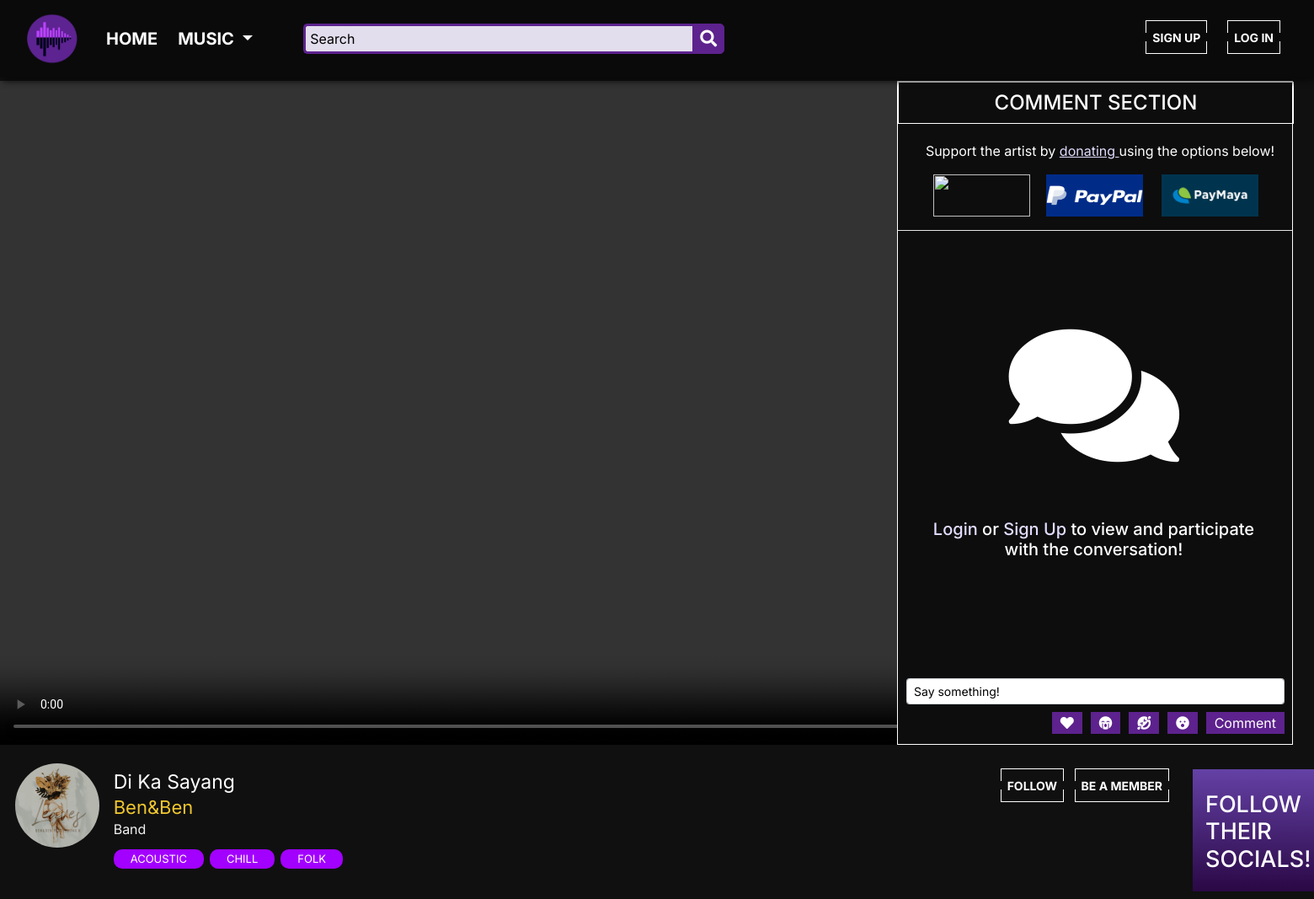
Screenshot of /video.php?video_id=8 with the database file from the repository.
### tables this page shows
CREATE TABLE `videos` (
  `video_id` int(11) NOT NULL,
  `musician_id` int(11) NOT NULL,
  `video_src` varchar(455) NOT NULL,
  `title` varchar(455) NOT NULL,
  `thumbnail` varchar(455) NOT NULL,
  `viewer_cnt` varchar(255) DEFAULT NULL,
  `stream_time` varchar(255) DEFAULT NULL,
  `price` varchar(255) NOT NULL
);

CREATE TABLE `musician` (
  `musician_id` int(11) NOT NULL,
  `username` varchar(455) NOT NULL,
  `about` text NOT NULL,
  `profile_pic` varchar(455) NOT NULL,
  `type` varchar(255) DEFAULT NULL,
  `followers` int(11) DEFAULT NULL
);

CREATE TABLE `genre` (
  `music_id` int(11) DEFAULT NULL,
  `stream_id` int(11) DEFAULT NULL,
  `video_id` int(11) DEFAULT NULL,
  `genre_id` int(11) NOT NULL,
  `genre` varchar(455) NOT NULL
);

### video.php (the view, shortened to what the rows shown need)
<!DOCTYPE html>
<html lang="en">
  <head>
    <link rel="stylesheet" href="https://stackpath.bootstrapcdn.com/bootstrap/4.5.2/css/bootstrap.min.css">
    <link rel="stylesheet" href="https://use.fontawesome.com/releases/v5.13.1/css/all.css">
    <link href="https://cdnjs.cloudflare.com/ajax/libs/slick-carousel/1.8.1/slick.css" rel="stylesheet">
    <link href="https://cdnjs.cloudflare.com/ajax/libs/slick-carousel/1.8.1/slick-theme.css" rel="stylesheet">
    <link rel="stylesheet" type="text/css" href="css/app1.css">
    <link rel="stylesheet" type="text/css" href="css/app2.css">
    <link rel="stylesheet" type="text/css" href="css/app3.css">
    <link rel="stylesheet" type="text/css" href="css/app4.css">
    <link rel="stylesheet" type="text/css" href="css/app5.css">
    <link rel="stylesheet" type="text/css" href="css/style.css">
    <link rel="stylesheet" type="text/css" href="css/style1.css">
     <link rel="stylesheet" type="text/css" href="css/style2.css">
     <link rel="stylesheet" type="text/css" href="css/footer.css">
  </head>
  <body>
        <div class="stream-details-container row">
          <?php
               $video_user = [];
                $servername = "localhost";
                $db_username = "root";
                $db_password = "";
                $database = "mellofi";
                $conn = mysqli_connect($servername, $db_username, $db_password, $database);
                $sql_video_user = "
                  SELECT
                  *
                  FROM
                  videos
                  INNER JOIN
                  musician
                  WHERE
                  `videos`.video_id = '".$_GET["video_id"]."'
                  AND
                  `videos`.musician_id = `musician`.musician_id
                ";
                $result_video_user = mysqli_query($conn, $sql_video_user);
                    while ($row = mysqli_fetch_assoc($result_video_user)) {
                      array_push($video_user, $row);
                    }
                    for ($index = 0; $index < count($video_user); $index++) {
                      echo '
            <div class="col-1">
            <a href="profile.php?musician_id='.$video_user[$index]["musician_id"].'"><img class="profile-img-live"src="upload/images/'.$video_user[$index]["profile_pic"].'" style="z-index: -1">
              </a>
          </div>
          <div class="col-11" style="margin-bottom: 20px">
              <p class="livestream-title">'.$video_user[$index]["title"].'</p>
              <a class="streamer" href="profile.php?musician_id='.$video_user[$index]["musician_id"].'" style="color: #EFC62E">'.$video_user[$index]["username"].'</a>
              <p class="type" style="text-transform: capitalize">'.$video_user[$index]["type"].'</p> ';
                    }
                    echo '<ul class="list-inline">';
              $genre = [];
              $sql_genre = "
               SELECT
                *
               FROM
                `videos`
              INNER JOIN
                `genre`
                ON
                `genre`.video_id = `videos`.video_id
               WHERE
                 `videos`.video_id = '".$_GET["video_id"]."'
                ";
                $result_genre = mysqli_query($conn, $sql_genre);
                while ($row = mysqli_fetch_assoc($result_genre)) {
                  array_push($genre, $row);
                }
                for ($index = 0; $index < count($genre); $index++) {
                  echo'<a href="'.$genre[$index]['genre'].'.php"><li class="list-inline-item genre-tag" style="text-transform: uppercase">'.$genre[$index]['genre'].'</li></a>';
                }
          if (isset($_SESSION['isLogin'])) {
             if ($_SESSION['isLogin'] == "true") {
                $sql_musician = "
                  SELECT
                   *
                   FROM
                    `musician`
                   INNER JOIN
                    `videos`
                   ON
                    `musician`.username = '".$_SESSION['username']."'
                   WHERE
                    `videos`.video_id = '".$_GET['video_id']."'
                   AND
                    `videos`.musician_id = `musician`.musician_id;
                  ";
                $result_musician = mysqli_query($conn, $sql_musician);
                $count = mysqli_num_rows($result_musician);
                if ($count <= 0) {
                     echo' </ul>
              <ul class="list-inline" id="follow-unfollow"style="float: right; margin-left: 1030px; margin-top: -135px">';
                }
             } else if ($_SESSION['isLogin'] != "true") {
                echo' </ul>
              <ul class="list-inline" id="follow-unfollow"style="float: right; margin-left: 1030px; margin-top: -135px">';
                $sql_musician = "
                            SELECT
                            `musician_id`
                            FROM
                            `videos`
                            WHERE
                             video_id = '". $_GET["video_id"]."'
                            ";
                            $result_musician = mysqli_query($conn, $sql_musician);
                            $row_musician = mysqli_fetch_assoc($result_musician);
                            $musician_id = $row_musician["musician_id"];
                              $sql_pins = "
                                SELECT
                                *
                                FROM
                                `pins`
                                WHERE
                                 musician_id = '".$musician_id."'
                            ";
                            $result_pins = mysqli_query($conn, $sql_pins);
                            $count_pins = mysqli_num_rows($result_pins);
                    if ($count_pins > 0) {
                         echo'
                     <button class="list-inline-item btn" data-toggle="modal" data-target="#logInModal" style="--border-color: white">Follow</button>
                    <button class="list-inline-item btn" data-toggle="modal" data-target="#logInModal" style="--border-color: white">Be a member</button>';
                    } else {
                         echo'
                     <button class="list-inline-item btn" data-toggle="modal" data-target="#logInModal" style="--border-color: white">Follow</button>';
                    }
             }
          } else {
              echo' </ul>
              <ul class="list-inline" id="follow-unfollow"style="float: right; margin-left: 1030px; margin-top: -135px">';
               $sql_musician = "
                            SELECT
                            `musician_id`
                            FROM
                            `videos`
                            WHERE
                             video_id = '".$_GET["video_id"]."'
                            ";
                            $result_musician = mysqli_query($conn, $sql_musician);
                            $row_musician = mysqli_fetch_assoc($result_musician);
                            $musician_id = $row_musician["musician_id"];
                              $sql_pins = "
                                SELECT
                                *
                                FROM
                                `pins`
                                WHERE
                                 musician_id = '".$musician_id."'
                            ";
                            $result_pins = mysqli_query($conn, $sql_pins);
                            $count_pins = mysqli_num_rows($result_pins);
                    if ($count_pins > 0) {
                        echo'
                     <button class="list-inline-item btn" data-toggle="modal" data-target="#logInModal" style="--border-color: white">Follow</button>
                    <button class="list-inline-item btn" data-toggle="modal" data-target="#logInModal" style="--border-color: white">Be a member</button>';
                    } else {
                      echo'
                     <button class="list-inline-item btn" data-toggle="modal" data-target="#logInModal" style="--border-color: white">Follow</button>';
                    }
                  }
                  ?>
              </ul>
          </div>
        </div>
    <link rel="stylesheet" href="https://unpkg.com/swiper/swiper-bundle.css">
    <link rel="stylesheet" href="https://unpkg.com/swiper/swiper-bundle.min.css">
  </body>
</html>

### rows the page displays
videos: musician.profile_pic (picture), title "Di Ka Sayang", musician.username "Ben&Ben", musician.type "Band"
genre: genre "ACOUSTIC"
genre: genre "CHILL"
genre: genre "FOLK"
